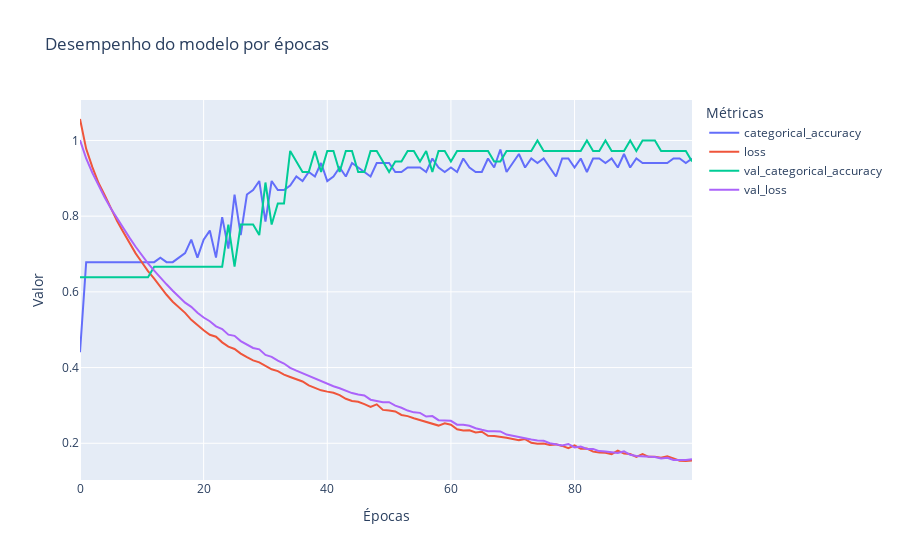

This figure's notebook cell:
### Code cell
fig = px.line(df_history, x=df_history.index, y=df_history.columns, labels={
              'variable': 'Métricas', 'index': 'Épocas', 'value': 'Valor'}, title='Desempenho do modelo por épocas')
fig.show()
